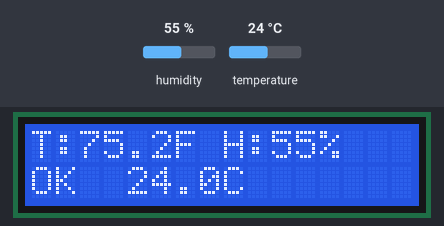
A sketch run on a simulated Arduino Uno, built with avr-gcc and run on an emulated ATmega328P. On the bench: 16×2 character LCD. The test bench sets the inputs (shaded band); at power-on: humidity 55 %, temperature 24 °C.

Above: at 2.0 s.
2.1 s: humidity set to 31 %
At 5.3 s:
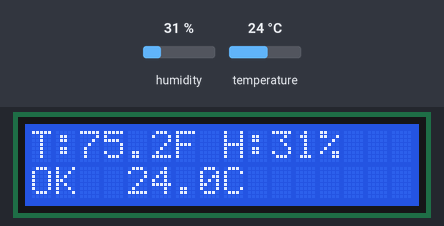
5.9 s: humidity set to 28 %
At 7.5 s:
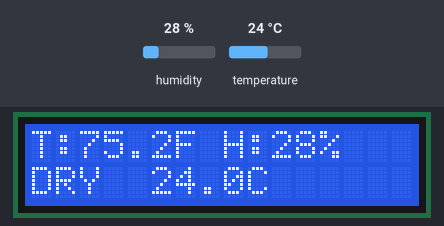
9.7 s: humidity set to 68 %
At 11.0 s:
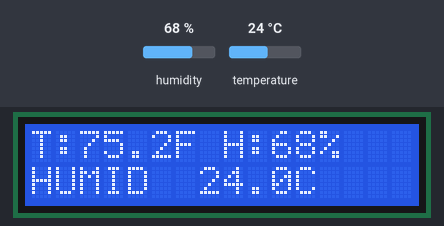
13.5 s: temperature set to 12 °C
At 16.8 s:
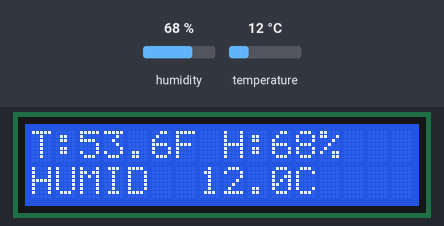
Timing chart, 0 to 18.3 s (numbered marks = the images above; inputs shaded):
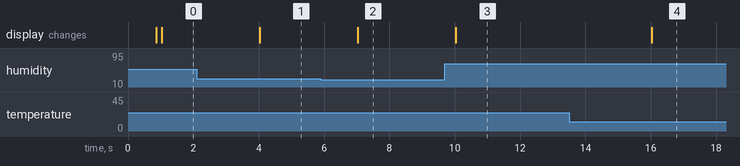

Measured:
- the behaviour switches between 30 and 29 % on humidity (found by bisection; images 1 and 2)
- after the input at 2.1 s, the display: changes after 1.9 s (image 1)
- after the input at 5.9 s, the display: changes after 1.1 s (image 2)
- after the input at 9.7 s, the display: changes after 0.33 s (image 3)
- after the input at 13.5 s, the display: changes after 2.5 s (image 4)

The sketch:

temp_and_humidity_LCD.ino
```cpp
#include <LiquidCrystal.h>
#include <DHT.h>

LiquidCrystal lcd(12, 11, 5, 4, 3, 2);

#define DHTPIN 7
#define DHTTYPE DHT11
DHT dht(DHTPIN, DHTTYPE);

unsigned long lastUpdate = 0;
const unsigned long UPDATE_MS = 1000;

//print padded so old chars get overwritten
void printLine(int row, String text) {
  lcd.setCursor(0, row);
  String t = text;
  if (t.length() > 16) t = t.substring(0, 16);
  lcd.print(t);
  for (int i = t.length(); i < 16; i++) lcd.print(' ');
}

void setup() {
  lcd.begin(16, 2);
  lcd.clear();
  printLine(0, "Env dashboard");
  printLine(1, "starting...");
  delay(800);

  dht.begin();
  lcd.clear();
}

void loop() {
    unsigned long now = millis();
  if (now - lastUpdate < UPDATE_MS) return;
  lastUpdate = now;

  float h = dht.readHumidity();
  float tC = dht.readTemperature(); // celsius
  float tF = dht.readTemperature(true); //fahrenheit

  // if sensor read failed, show an error (if wiring is off etc)
  if (isnan(h) || isnan(tC) || isnan(tF)) {
    printLine(0, "DHT read failed");
    printLine(1, "check wiring");
    return;
  }

  // comfort label based on humidity
  String comfort;
  if (h < 30) comfort = "DRY";
  else if (h <= 60) comfort = "OK";
  else comfort = "HUMID";

  // line 1: temp + humidity
  // ex: "T:72.3F H:45%"
  String line1 = "T:" + String(tF, 1) + "F H:" + String((int)h) + "%";
  printLine(0, line1);

  // line 2: comfort + celsius (or heat index later)
  // ex: "OK 22.4C"
  String line2 = comfort + "  " + String(tC, 1) + "C";
  printLine(1, line2);
}
```
